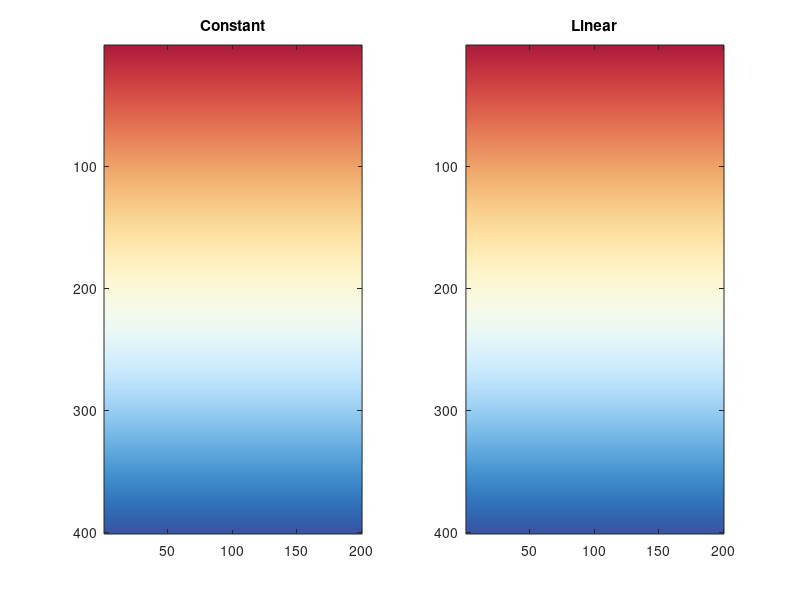

The MATLAB source for this figure: (Note: this script raises an error after producing the figure.)
% plots the results of the laminar GLMs on the vtk surfaces directly for each subject 

clc; clear;

StartFolder=fullfile(pwd,'..','..','..');
addpath(genpath(fullfile(StartFolder, 'SubFun')))

Smooth=1;

SubjectList = [...
    '02';...
    '03';...
    '04';...
    '06';...
    '07';...
    '08';...
    '09';...
    '11';...
    '12';...
    '13';...
    '14';...
    '15';...
    '16'
    ];

hs = 'lr';
Sens = {'AStim', 'VStim', 'AVStim'};
CrossSens = {'AV-A', 'AV-V'};
Att  = {'A_Stim_A_Att-V_Att', 'V_Stim_A_Att-V_Att', 'AV_Stim_A_Att-V_Att', 'A_Att-V_Att'};
% Att  = {'A_Stim_A_Att-V_Att', 'V_Stim_A_Att-V_Att', 'AV_Stim_A_Att-V_Att'};

Var={'Cst','Lin'};

if Smooth
    Sufix = '_smooth_6fwhm';
    CLIM = {[-1.5 1.5], [-.5 .5]};
else
    Sufix = ''; %#ok<*UNRCH>
    CLIM = {[-3 3], [-1 1]};
end

% Color map
X = 0:0.001:1;
R = 0.237 - 2.13*X + 26.92*X.^2 - 65.5*X.^3 + 63.5*X.^4 - 22.36*X.^5;
G = ((0.572 + 1.524*X - 1.811*X.^2)./(1 - 0.291*X + 0.1574*X.^2)).^2;
B = 1./(1.579 - 4.03*X + 12.92*X.^2 - 31.4*X.^3 + 48.6*X.^4 - 23.36*X.^5);

figure('name','Legend')
subplot(121)
colormap([R' G' B']);
imagesc(repmat([2:-.01:-2]', [1,200]), [-2 2])
title('Constant')

subplot(122)
colormap([R' G' B']);
imagesc(repmat([2:-.01:-2]', [1,200]), [-2 2])
title('Linear')

mkdir(fullfile(StartFolder,'Figures','Profiles', 'Surfaces'))

subplot(121)
set(gca,'xtick',[],'ytick',linspace(1,400,9),'yticklabel',linspace(3,-3,9));
subplot(122)
set(gca,'xtick',[],'ytick',linspace(1,400,9),'yticklabel',linspace(1,-1,9));
print(gcf, fullfile(StartFolder,'Figures','Profiles', 'Surfaces', 'Scales_CstLin_Surf.tif'), '-dtiff')

subplot(121)
set(gca,'xtick',[],'ytick',linspace(1,400,9),'yticklabel',linspace(1.5,-1.5,9));
subplot(122)
set(gca,'xtick',[],'ytick',linspace(1,400,9),'yticklabel',linspace(.5,-.5,9));
print(gcf, fullfile(StartFolder,'Figures','Profiles', 'Surfaces', 'Scales_CstLin_Surf_Smooth.tif'), '-dtiff')

%%
for SubjInd = 2:size(SubjectList,1)
    
    SubjID = SubjectList(SubjInd,:);
    fprintf('Subject %s\n',SubjID)
    
    SubjectFolder = fullfile(StartFolder, 'Subjects_Data', ['Subject_' SubjID]);
    Results_Folder = fullfile(SubjectFolder, 'Results', 'Profiles', 'Surfaces');
    
    for ihs = 1:2
        
        %% ROI
%         cd(fullfile(SubjectFolder, 'Structural', 'CBS'))
%         vtk = dir(['T1_' SubjID '_thresh_clone_transform_strip_clone_transform_bound_mems_' ...
%             hs(ihs) 'cr_gm_avg_inf.vtk']);
%         [vertex,faces,~] = read_vtk(fullfile(SubjectFolder, 'Structural', 'CBS', vtk.name), 0, 1);
%         
%         
%         cd(fullfile(SubjectFolder, 'ROI_MIPAV'));
%         [~, ~, mapping] = read_vtk(['Subj_' SubjID '_' hs(ihs) 'cr_AllROIs.vtk'], 0, 1);
%         write_vtk(['Subj_' SubjID '_'  hs(ihs) 'cr_AllROIs_inf.vtk'], vertex, faces, mapping)
%         
%         g = gifti(['Subj_' SubjID '_' hs(ihs) 'cr_AllROIs_inf.vtk']);
%         
%         g.cdata(g.cdata==10)=3;
%         g.cdata(g.cdata==15)=4;
%         
%         close all
%         Fig = figure('name', 'ROI' ,'Visible', 'off');
%         colormap([0.8 0.8 0.8;1 0 0; 0 0 1;1 0 0; 0 0 1])
%         plot(g,g);
%         
%         PrintFigSurf(SubjID, Fig, hs, ihs, 'ROI_inf', '', Sufix, [0 4])
        
        
        for iVar=1:numel(Var)
            
            
            %% Sensory modalities
            for iSens=1:numel(Sens)
                
                if Smooth
                    cd(Results_Folder)
                else
                    cd(fullfile(Results_Folder,'Cdtions'))
                end
                
                if Smooth
                    g = gifti(['Subj_' SubjID '_' hs(ihs) 'cr_' Sens{iSens} '_' Var{iVar} '_smoothdata.vtk']);
                else
                    g = gifti(['Subj_' SubjID '_' hs(ihs) 'cr_' Sens{iSens} '_' Var{iVar} '.vtk']);
                end
                
                close all
                Fig = figure('name', '1' ,'Visible', 'off');
                colormap([R' G' B']);
                
                plot(g,g);
                
                PrintFigSurf(SubjID, Fig, hs, ihs, Sens{iSens}, Var{iVar}, Sufix, CLIM{iVar})
                
            end
            
            
            %% CrossSensory modalities
            for iCrossSens=1:numel(CrossSens)
                
                if Smooth
                    cd(Results_Folder)
                else
                    cd(fullfile(Results_Folder,'CrossSens'))
                end
                
                if Smooth
                    g = gifti(['Subj_' SubjID '_' hs(ihs) 'cr_' CrossSens{iCrossSens} '_' Var{iVar} '_smoothdata.vtk']);
                else
                    g = gifti(['Subj_' SubjID '_' hs(ihs) 'cr_' CrossSens{iCrossSens} '_' Var{iVar} '.vtk']);
                end
                
                close all
                Fig = figure('name', '1' ,'Visible', 'off');
                colormap([R' G' B']);
                
                plot(g,g);
                
                PrintFigSurf(SubjID, Fig, hs, ihs, CrossSens{iCrossSens}, Var{iVar}, Sufix, CLIM{iVar})
                
                
            end
            
            
            %% Attention
            for iAtt=1:numel(Att)
                
                if Smooth
                    cd(Results_Folder)
                else
                    cd(fullfile(Results_Folder,'Att'))
                end
                
                if Smooth
                    g = gifti(['Subj_' SubjID '_' hs(ihs) 'cr_' Att{iAtt} '_' Var{iVar} '_smoothdata.vtk']);
                else
                    g = gifti(['Subj_' SubjID '_' hs(ihs) 'cr_' Att{iAtt} '_' Var{iVar} '.vtk']);
                end
                
                close all
                Fig = figure('name', '1' ,'Visible', 'off');
                colormap([R' G' B']);
                
                plot(g,g);
                
                PrintFigSurf(SubjID, Fig, hs, ihs, Att{iAtt}, Var{iVar}, Sufix, CLIM{iVar})
                
            end
            
        end
    end
    
end

